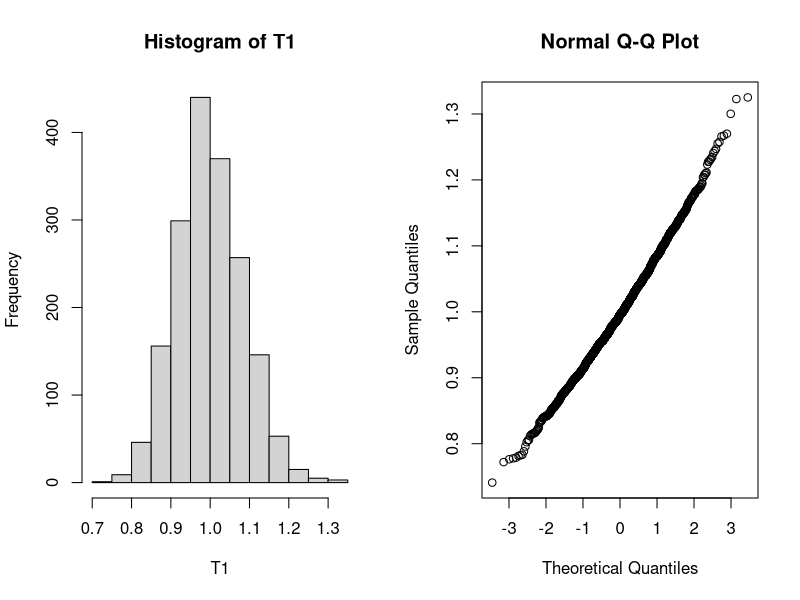

Recreate this plot in R. (Note: this script raises an error after producing the figure.)
#Q.1
#Invariance property of consistent, CAN and percentile estimators
#Let X be a random variable having Normal distribution with mu and sigma^2. Based on the samples of size 25,50,100,500. Check following estimators are consistent and CAN for corresponding parametric functions.
#a
rm(list=ls(all=T))
mu=1;sigma=1.8;n=c(100,500,700,1200,1500,1800);eps=0.2;
est.prob1=0;
for (i in 1:length(n)){
  x=matrix(rnorm(n[i]*n[i],mu,sigma),n[i],n[i]);
  m1=apply(x,1,mean);
  T1=m1^2;
  est.prob1[i]=mean(abs(T1-mu^2)<eps);
  
}
cbind(n,est.prob1)
par(mfrow=c(1,2))
hist(T1)
qqnorm(T1)
#Xbar^2 is consistent for mu^2 for all mu
#Asymptotic Distribution of xbar^2 is normal for all mu except 0
#Asymptotic Distribution of xbar^2 is not normal for 0 it is skewed for mu=0


#b
rm(list=ls(all=T))
mu=10;sigma=2;n=c(100,500,700,2200,4500,7800);eps=0.5;
est.prob2=0;
for (i in 1:length(n)){
  x=matrix(rnorm(n[i]*n[i],mu,sigma),n[i],n[i]);
  m2=apply(x,1,var);
  T2=m2^2;
  est.prob2[i]=mean(abs(T2-sigma^4)<eps);
  
}
cbind(n,est.prob2)
par(mfrow=c(1,2))
hist(T2)
qqnorm(T2)
#var^2 is consistent for sigma^4 for all values of sigma
#Asymptotic distribution of var^2 is CAN for all values of sigma


#c
rm(list=ls(all=T))
mu=1;sigma=1.5;n=c(100,500,700,1200,1500,1800);eps=0.5;
est.prob3=0;
for (i in 1:length(n)){
  x=matrix(rnorm(n[i]*n[i],mu,sigma),n[i],n[i]);
  m1=apply(x,1,mean);
  T1=m1^2;
  m2=apply(x,1,var)
  T2=m2^2
  T3=T1+T2
  est.prob3[i]=mean(abs(T3-(mu^2+sigma^4))<eps);
  
}
cbind(n,est.prob3)
hist(T3)
qqnorm(T3)
#T3 is consistent for mu^2+sigma^4 for all values of mu and sigma
#T3 is CAN for all values of mu and sigma



#Q.2
#Let X be a random variable having Poisson. Based on the samples of size n obtain CAN estimator of 
#a) P(X=0)
#b) P(X=1)
#a and b
rm(list=ls(all=T))
lambda=2;n=c(100,500,700,1200,1500,1800);eps=0.1;
est.prob1=0;est.prob2=0;
for (i in 1:length(n)){
  x=matrix(rpois(n[i]*n[i],lambda),n[i],n[i]);
  m1=apply(x,1,mean);
  T1=exp(-m1);
  T2=m1*exp(-m1)
  est.prob1[i]=mean(abs(T1-exp(-lambda))<eps);
  est.prob2[i]=mean(abs(T2-lambda*exp(-lambda))<eps)
}

cbind(n,est.prob1,est.prob2)
hist(T1)
qqnorm(T1)
hist(T2)
qqqnorm(T2)
#consistent for all values of lambda
#CAN for all values of lambda except 1



#Binomial Distribution 
# P(x=0)
m=5;p=0.25;eps=0.01;p1=0;
n=c(50,100,200,500,1000,1500)
for (i in 1:length(n))
{
  x=matrix(c(rbinom(n[i]*n[i],m,p)),n[i],n[i])
  x_bar=apply(x,2,mean)
  p_hat=x_bar/m;
  p1[i]=mean(abs((1-p_hat)^m-(1-p)^m)<eps);
  
}
cbind(n,p1)


#P(x=1)
m=5;p=0.25;eps=0.01;p1=0;
n=c(50,100,200,500,1000,1500)
for (i in 1:length(n))
{
  x=matrix(c(rbinom(n[i]*n[i],m,p)),n[i],n[i])
  x_bar=apply(x,2,mean)
  p_hat=x_bar/m;
  T=m*p_hat*(1-p_hat)^(m-1)
  p1[i]=mean(abs(T-m*p*(1-p)^(m-1))<eps);
  
}
cbind(n,p1)


#P(x=2)
m=5;p=0.25;eps=0.01;p1=0;
n=c(50,100,200,500,1000,1500)
for (i in 1:length(n))
{
  x=matrix(c(rbinom(n[i]*n[i],m,p)),n[i],n[i])
  x_bar=apply(x,2,mean)
  p_hat=x_bar/m;
  T=m*p_hat^2*(1-p_hat)^(m-2)
  p1[i]=mean(abs(T-m*p^2*(1-p)^(m-2))<eps);
  
}
cbind(n,p1)



#(q/p)^2
#P(x=1)
m=5;p=0.25;eps=0.01;p1=0;
n=c(50,100,200,500,1000,1500)
for (i in 1:length(n))
{
  x=matrix(c(rbinom(n[i]*n[i],m,p)),n[i],n[i])
  x_bar=apply(x,2,mean)
  p_hat=x_bar/m;
  T1=((1-p_hat)/p_hat)^2
  p1[i]=mean(abs(T1-((1-p)/p)^2)<eps);
  
}
cbind(n,p1)



